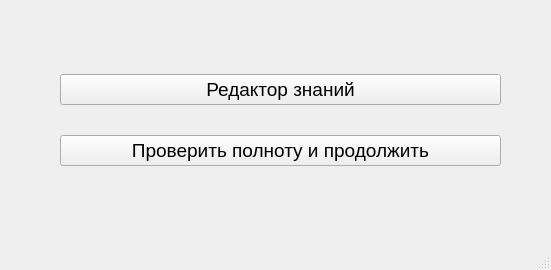
<?xml version="1.0" encoding="UTF-8"?>
<ui version="4.0">
 <class>MainWindow</class>
 <widget class="QMainWindow" name="MainWindow">
  <property name="geometry">
   <rect>
    <x>0</x>
    <y>0</y>
    <width>551</width>
    <height>270</height>
   </rect>
  </property>
  <property name="minimumSize">
   <size>
    <width>551</width>
    <height>270</height>
   </size>
  </property>
  <property name="maximumSize">
   <size>
    <width>551</width>
    <height>270</height>
   </size>
  </property>
  <property name="windowTitle">
   <string>Классификатор элетротехники</string>
  </property>
  <widget class="QWidget" name="centralwidget">
   <widget class="QWidget" name="layoutWidget">
    <property name="geometry">
     <rect>
      <x>60</x>
      <y>50</y>
      <width>441</width>
      <height>141</height>
     </rect>
    </property>
    <layout class="QVBoxLayout" name="verticalLayout">
     <item>
      <widget class="QPushButton" name="buton_knowledgeEditor_MainWindow">
       <property name="font">
        <font>
         <pointsize>14</pointsize>
        </font>
       </property>
       <property name="text">
        <string>Редактор знаний</string>
       </property>
      </widget>
     </item>
     <item>
      <widget class="QPushButton" name="button_detectClass_MainWindow">
       <property name="font">
        <font>
         <pointsize>14</pointsize>
        </font>
       </property>
       <property name="text">
        <string>Проверить полноту и продолжить</string>
       </property>
      </widget>
     </item>
    </layout>
   </widget>
  </widget>
  <widget class="QMenuBar" name="menubar">
   <property name="geometry">
    <rect>
     <x>0</x>
     <y>0</y>
     <width>551</width>
     <height>22</height>
    </rect>
   </property>
  </widget>
  <widget class="QStatusBar" name="statusbar"/>
 </widget>
 <resources/>
 <connections/>
</ui>
